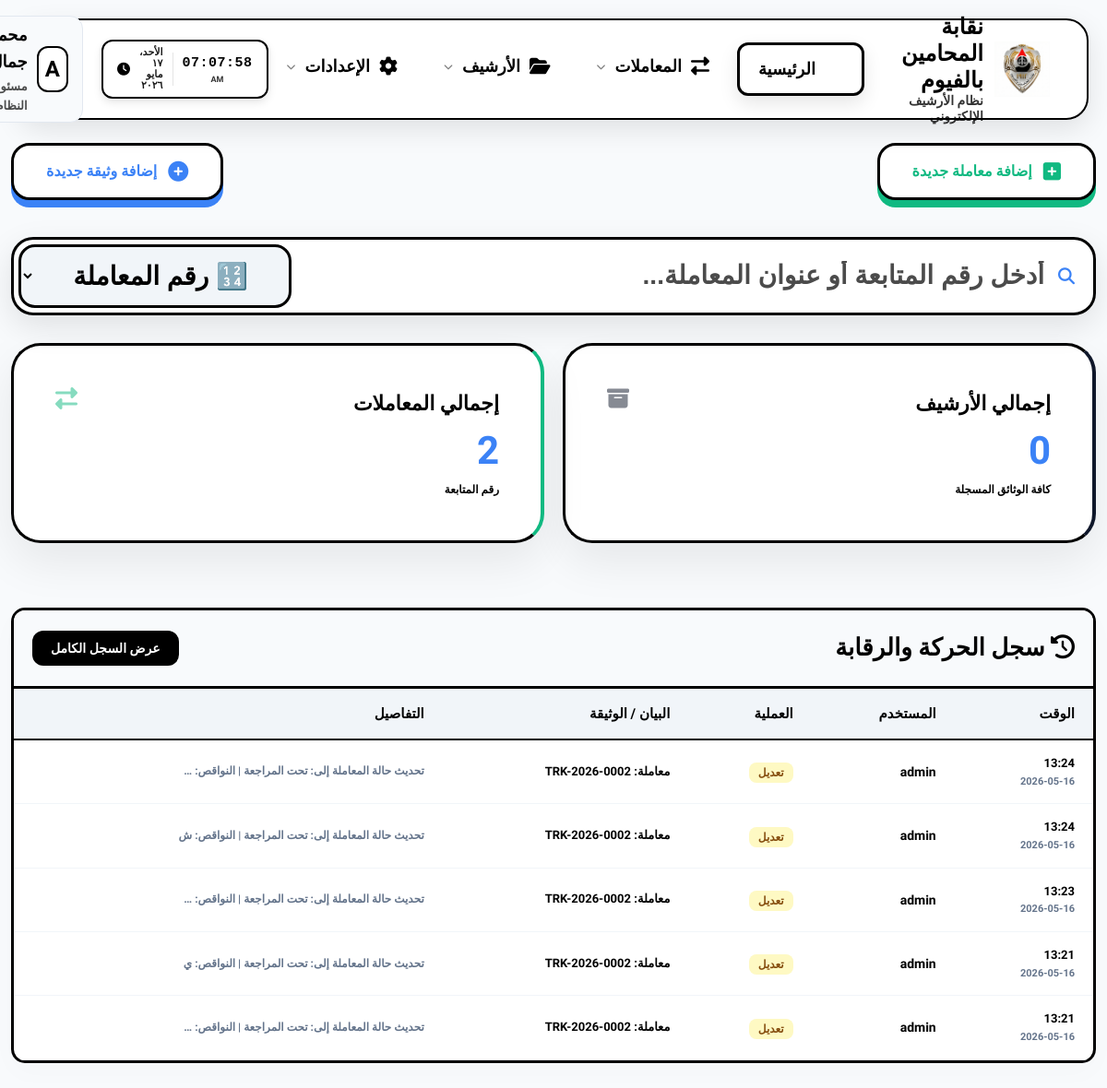
Before: /dashboard/ (signed in) with the older database file.
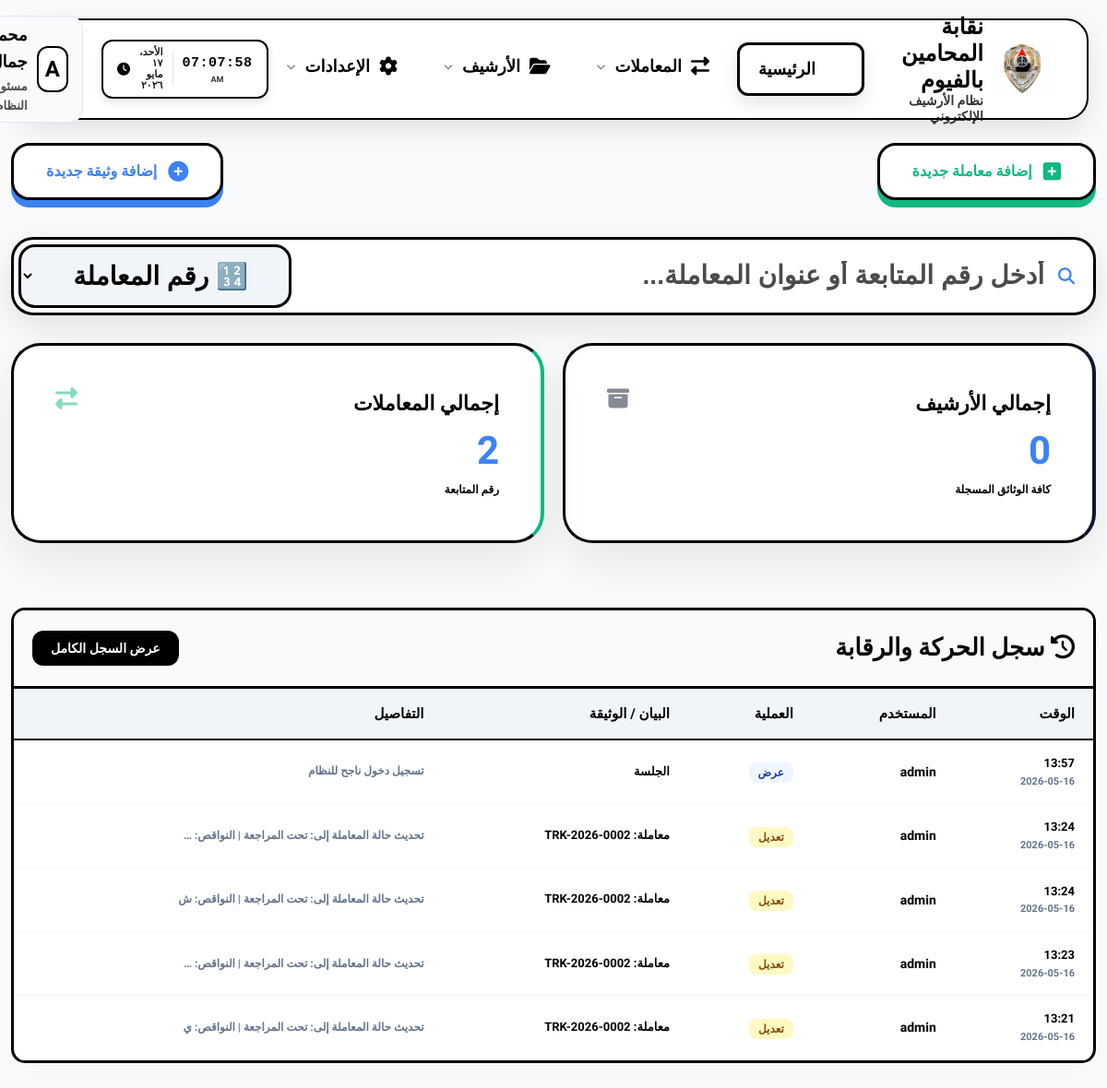
After: the same page with the newer database file.
### eams/models.py (models this page shows, shortened)
class AuditLog(models.Model):
    ACTION_CHOICES = (
        ('upload', 'رفع'),
        ('edit', 'تعديل'),
        ('delete', 'حذف'),
        ('view', 'عرض'),
    )
    user = models.ForeignKey(User, on_delete=models.SET_NULL, null=True, verbose_name="المستخدم")
    action = models.CharField(max_length=20, choices=ACTION_CHOICES, verbose_name="العملية")
    document_title = models.CharField(max_length=255, verbose_name="عنوان الوثيقة")
    timestamp = models.DateTimeField(auto_now_add=True, verbose_name="الوقت")
    details = models.TextField(blank=True, null=True, verbose_name="التفاصيل")

### eams/views.py (the view)
# urls.py: path('', RedirectView.as_view(url='dashboard/', permanent=True)),
@login_required
def dashboard(request):
    total_docs = Document.objects.count()
    incoming_count = Document.objects.filter(doc_type='incoming').count()
    outgoing_count = Document.objects.filter(doc_type='outgoing').count()
    internal_count = Document.objects.filter(doc_type='internal').count()
    recent_docs = Document.objects.order_by('-uploaded_at')[:5]
    categories = Category.objects.annotate(doc_count=Count('documents')).order_by('-doc_count')[:5]
    activities = AuditLog.objects.order_by('-timestamp')[:5]
    context = {
        'total_docs': total_docs,
        'total_transactions': Transaction.objects.count(),
        'recent_docs': recent_docs,
        'categories': categories,
        'activities': activities,
    }
    return render(request, 'eams/dashboard.html', context)

### templates/eams/dashboard.html (shortened to what this page needs)
{% extends 'base.html' %}
{% block content %}
<div class="fade-in">
    <div class="dashboard-header" style="display: flex; justify-content: space-between; align-items: center; margin-bottom: 40px; flex-wrap: wrap; gap: 20px;">
        <a href="{% url 'transaction_create' %}" class="quick-action-btn btn-transaction-pro">
            <i class="fas fa-plus-square"></i> إضافة معاملة جديدة
        </a>
        <a href="{% url 'document_create' %}" class="quick-action-btn btn-document-pro">
            <i class="fas fa-plus-circle"></i> إضافة وثيقة جديدة
        </a>
    </div>
    <div style="margin-bottom: 30px; position: relative;" id="live-search-wrapper">
        <div class="search-box-container" style="display: flex; align-items: center; gap: 0; background: #fff; border: 3px solid #000000; border-radius: 24px; padding: 5px; box-shadow: 0 12px 35px rgba(0,0,0,0.1); transition: all 0.3s;" id="search-box-container">
            <div style="flex: 1; display: flex; align-items: center; gap: 15px; padding: 0 15px;">
                <i class="fas fa-search" style="color: var(--accent-color); font-size: 18px;"></i>
                <input type="text" id="live-search-input"
                    placeholder="أدخل رقم المتابعة أو عنوان المعاملة..."
                    style="border: none; outline: none; flex-grow: 1; font-size: 28px; background: transparent; color: #000000 !important; font-weight: 900;"
                    autocomplete="off">
            </div>
            <select id="search-type-select" style="background: #f1f5f9 !important; border: 3px solid #000 !important; border-radius: 18px; padding: 15px 40px; font-weight: 900; font-size: 28px; color: #000 !important; cursor: pointer; outline: none; margin-right: 10px; height: auto;">
                <option value="transaction" style="background: #fff; color: #000;" selected>🔢 رقم المعاملة</option>
            </select>
        </div>
    </div>
    {% if request.user.profile.access_users %}
    <div class="stats-grid"
         hx-get="{% url 'dashboard_stats_partial' %}"
         hx-trigger="every 10s"
         hx-swap="innerHTML"
         style="display: grid; grid-template-columns: repeat(auto-fit, minmax(200px, 1fr)); gap: 20px; margin-bottom: 30px;">
        {% include 'eams/partials/stats.html' %}
    </div>
    <div class="data-container table-responsive" style="margin-top: 30px; border: 3px solid #000; padding: 0;">
        <div style="background: #f8fafc; padding: 20px; border-bottom: 3px solid #000; display: flex; justify-content: space-between; align-items: center;">
            <h2 style="font-weight: 900; margin: 0; font-size: 24px;"><i class="fas fa-history"></i> سجل الحركة والرقابة</h2>
            <a href="{% url 'audit_log' %}" style="text-decoration: none; background: #000; color: #fff; padding: 8px 20px; border-radius: 12px; font-weight: 800; font-size: 14px;">عرض السجل الكامل</a>
        </div>
        <table style="width: 100%; border-collapse: collapse; min-width: 800px;">
            <thead style="background: #f1f5f9; border-bottom: 2px solid #000;">
                <tr>
                    <th style="padding: 15px 20px; text-align: right; font-weight: 900;">الوقت</th>
                    <th style="padding: 15px 20px; text-align: right; font-weight: 900;">المستخدم</th>
                    <th style="padding: 15px 20px; text-align: right; font-weight: 900;">العملية</th>
                    <th style="padding: 15px 20px; text-align: right; font-weight: 900;">البيان / الوثيقة</th>
                    <th style="padding: 15px 20px; text-align: right; font-weight: 900;">التفاصيل</th>
                </tr>
            </thead>
            <tbody hx-get="{% url 'dashboard_activities_partial' %}" hx-trigger="every 10s" hx-swap="innerHTML">
                {% include 'eams/partials/activities.html' %}
            </tbody>
        </table>
    </div>
    {% endif %}
</div>
{% endblock %}

### templates/eams/partials/activities.html
{% for log in activities %}
<tr style="border-bottom: 1px solid #f1f5f9;">
    <td style="padding: 15px 20px;">
        <div style="font-weight: 900; color: #000; font-size: 13px;">{{ log.timestamp|date:"H:i" }}</div>
        <div style="font-size: 11px; color: #64748b; font-weight: 700;">{{ log.timestamp|date:"Y-m-d" }}</div>
    </td>
    <td style="padding: 15px 20px; font-weight: 800; font-size: 14px; color: #000;">{{ log.user.username }}</td>
    <td style="padding: 15px 20px;">
        {% if log.action == 'upload' %}
        <span style="background: #dcfce7; color: #166534; padding: 4px 10px; border-radius: 8px; font-size: 12px; font-weight: 900;">{{ log.get_action_display }}</span>
        {% elif log.action == 'delete' %}
        <span style="background: #fee2e2; color: #991b1b; padding: 4px 10px; border-radius: 8px; font-size: 12px; font-weight: 900;">{{ log.get_action_display }}</span>
        {% elif log.action == 'edit' %}
        <span style="background: #fef9c3; color: #854d0e; padding: 4px 10px; border-radius: 8px; font-size: 12px; font-weight: 900;">{{ log.get_action_display }}</span>
        {% else %}
        <span style="background: #eff6ff; color: #1e40af; padding: 4px 10px; border-radius: 8px; font-size: 12px; font-weight: 900;">{{ log.get_action_display }}</span>
        {% endif %}
    </td>
    <td style="padding: 15px 20px; font-weight: 700; font-size: 13px;">{{ log.document_title|default:"---" }}</td>
    <td style="padding: 15px 20px; font-size: 12px; color: #64748b; font-weight: 700;">{{ log.details|truncatechars:50 }}</td>
</tr>
{% empty %}
<tr>
    <td colspan="5" style="text-align: center; padding: 30px; color: #64748b; font-weight: 800;">لا يوجد نشاط مسجل</td>
</tr>
{% endfor %}

Changed rows visible on the page:
no longer on this page (row unchanged): AuditLog: timestamp "13:21", timestamp "2026-05-16", user.username "admin", action "تعديل", document_title "معاملة: TRK-2026-0002", details "تحديث حالة المعاملة إلى: تحت المراجعة | النواقص: …"
added AuditLog: timestamp "13:57", timestamp "2026-05-16", user.username "admin", action "عرض", document_title "الجلسة", details "تسجيل دخول ناجح للنظام"
